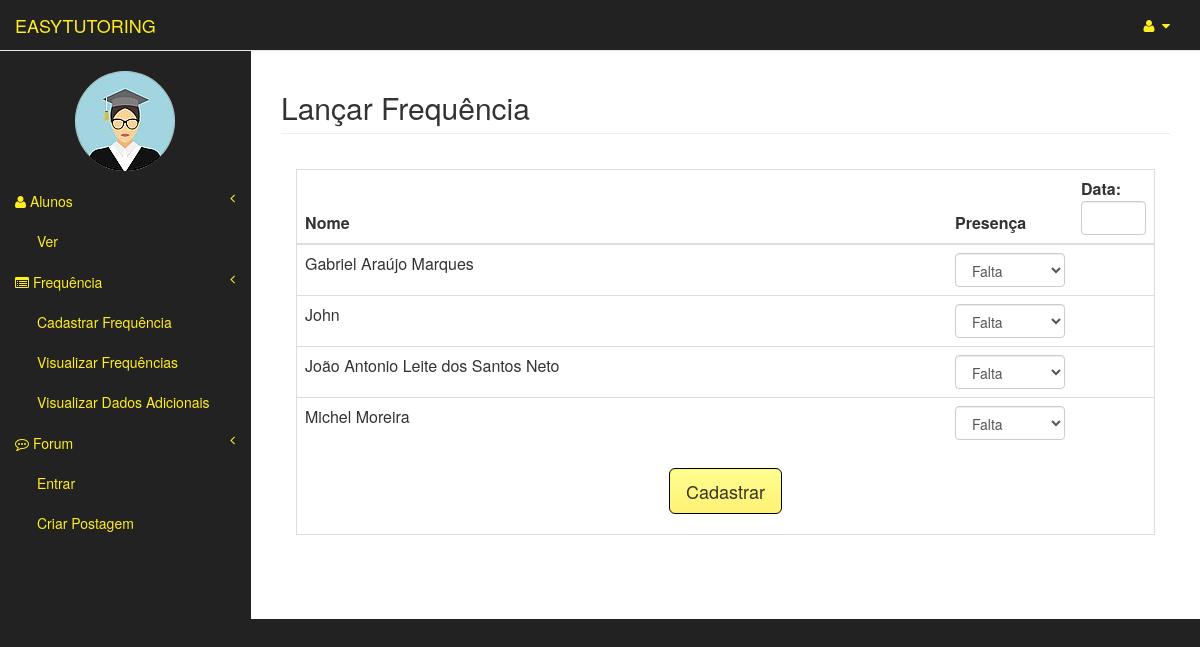
Page /faltas/new/10/ (signed in) on the committed database.
### usuarios/models.py (models this page shows, shortened)
class Usuario(models.Model):
	user = models.OneToOneField(User)
	matricula = models.CharField(max_length=20)
	curso = models.CharField(max_length=3)
	tipo = models.CharField(max_length=8, blank=False,null=True)
	nome_completo = models.CharField(max_length=150)
	img = models.ImageField(upload_to="img/original/", blank=True)
	thumb = ThumbnailerImageField(upload_to="img/thumb/", blank=True,null=True,resize_source=dict(size=(100, 100), sharpen=True))

class Aluno(Usuario):
	pass
	class Meta:
		permissions= (
			("pode_acessar_area_aluno", "pode acessar area aluno"),
		)

### faltas/views.py (the view)
# urls.py: url(r'^new/(?P<turma_id>[0-9]+)/$', views.new, name='new'),
def new(request,turma_id):
	user = request.user
	usuario = Usuario.objects.get(user=user)
	turma = Turma.objects.get(pk=turma_id)
	alunos = turma.alunos.all().order_by('nome_completo')
	context= {'turma': turma,
	'alunos': alunos,
	'usuario':usuario}
	return render(request,'faltas/new.html',context=context)

### templates/faltas/new.html (shortened to what this page needs)
{% extends "tutor_area/turmaArea.html" %}
{% block ref %}
    <link rel="stylesheet" href="http://code.jquery.com/ui/1.9.1/themes/base/jquery-ui.css" />
{% endblock ref %}
{% load widget_tweaks %}
{% block pageHeader %}
    <h2 class="page-header">Lançar Frequência</h2>
{% endblock pageHeader %}
{% block form %}
    <div class="panel-body" >
        <div class="table-responsive table-bordered">
            <table class="table">
                <thead>
                    <tr>
                        <th>Nome</th>
                        <th>Presença</th>
                        <th>
                 Data: <input  class="form-control" type ="text" id="calendario"/>
                        </th>
                    </tr>
                </thead>
                <tbody>
                	{% for aluno in alunos %}
                        <tr>
                            <td style="width: 650px;">{{aluno.nome_completo}}</td>
                             <td><select id="selecao" class="form-control" style="width: 110px;">
                                  <option value="{{aluno.id}}">Falta</option>
                                </select>   </td>
                            <td ></td>
                        </tr>
					{% endfor %}
                </tbody>
            </table>
                <center><button class="btn btn-default btn-lg btn-login" id="submeter">Cadastrar</button></center><br>
        </div>
    </div>
{% endblock form %}

### templates/tutor_area/turmaArea.html (shortened to what this page needs)
{% extends "templateEasyTutoring.html" %}
{% block principal %}
    <a class="navbar-brand" href="{% url 'tutor_area:index' %}" id="link-color">EASYTUTORING</a>
{% endblock principal %}
{% block barraLateral %}
                <div class="navbar-default sidebar" role="navigation">
                <div class="sidebar-nav navbar-collapse">
                    <ul class="nav" id="side-menu">
                        <br>
                       <center><p><img src="{{ usuario.thumb.url}}" class= "img-circle"/> </p></center>
                        <li class="itens-menu">
                            <a href="#" id="link-color"><i class="fa fa-user"></i>  Alunos<span class="fa arrow"></span></a>
                            <ul class="nav nav-second-level">
                               <li>
                                    <a href="{% url 'tutor_area:listAlunos' turma.id %}" id="link-color"> Ver</a>
                                </li>
                            </ul>
                        </li>
                        <li class="itens-menu">
                            <a href="#" id="link-color"><i class="fa fa-list-alt" id="link-color"></i> Frequência<span class="fa arrow"></span></a>
                            <ul class="nav nav-second-level">
                               <li>
                                    <a href="{% url 'faltas:new' turma.id%}"  id="link-color">Cadastrar Frequência</a>
                                </li>
                                <li>
                                    <a href="{% url 'faltas:dadosFrequencia' turma.id%}" id="link-color">Visualizar Frequências</a>
                                </li>
                                <li>
                                    <a href="#" id="link-color">Visualizar Dados Adicionais</a>
                                </li>
                            </ul>
                        </li>
                        <li class="itens-menu">
                            <a href="#" id="link-color"><i class="fa fa-commenting-o"></i> Forum<span class="fa arrow"></span></a>
                            <ul class="nav nav-second-level">
                                <li>
                                    <a href="{% url 'forum:show' turma.id%}"  id="link-color">Entrar</a>
                                </li>
                                <li>
                                    <a href="{% url 'forum:new' turma.id%}" id="link-color"> Criar Postagem</a>
                                </li>
                            </ul>
                        </li>
                    </ul>
                </div>
            </div>
{% endblock barraLateral %}

### static/css/tutoring.css (style rules this page uses)
.btn-login { border:1px solid black; background:-webkit-gradient( linear, left top, left bottom, color-stop(5%, #fffd8f), color-stop(100%, #fff175) ); background-color:#fffd8f; text-shadow:1px 1px 0px #fff766; box-shadow:inset 1px 1px 0px 0px #faf87f; }
#link-color { color: #feed23; }

### rows in the picture
Usuario: thumb (picture)
Aluno: nome_completo "Gabriel Araújo Marques"
Aluno: nome_completo "John"
Aluno: nome_completo "João Antonio Leite dos Santos Neto"
Aluno: nome_completo "Michel Moreira"
